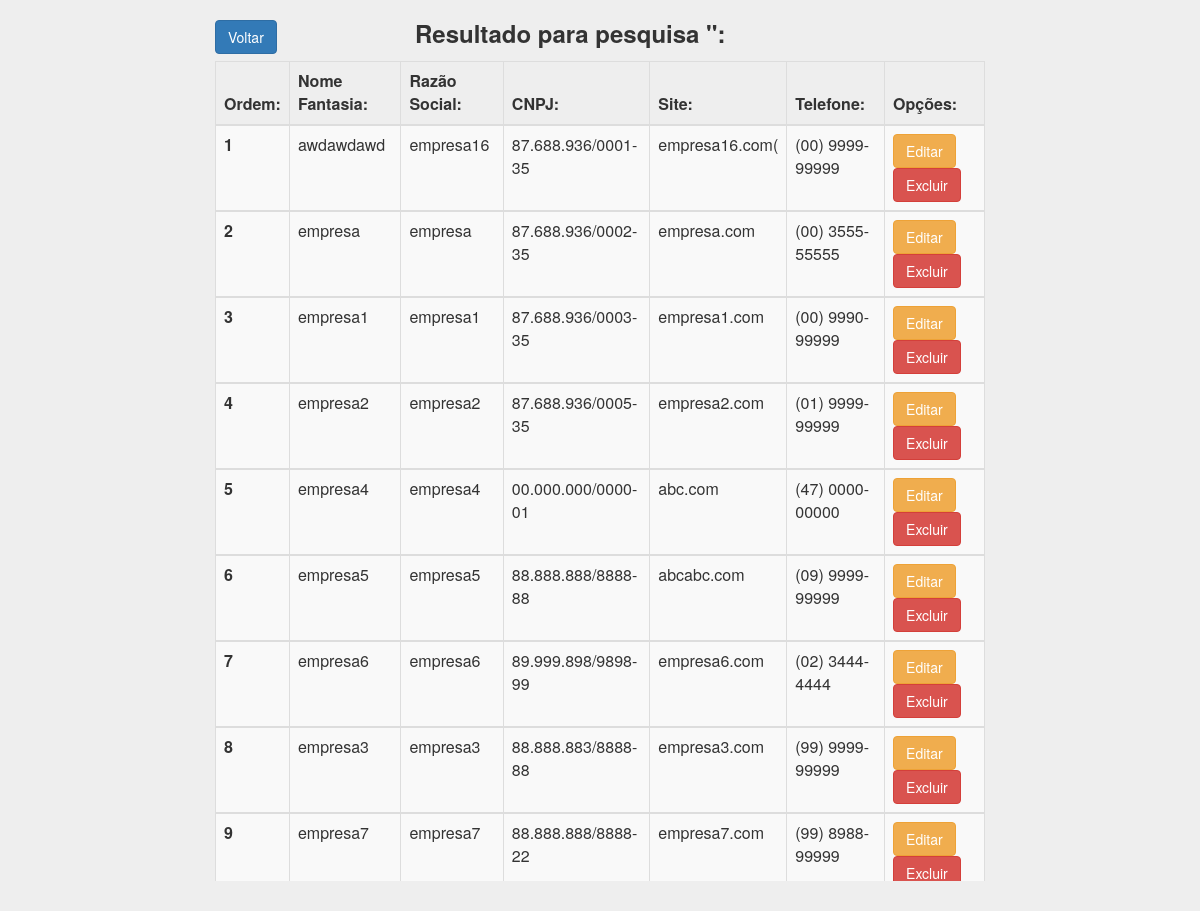
Screenshot of /pesquisa.php with the database file from the repository.
### tables this page shows
CREATE TABLE `empresas` (
  `idempresas` int(11) NOT NULL,
  `razaosocial` varchar(200) NOT NULL,
  `nomefantasia` varchar(200) NOT NULL,
  `site` varchar(200) NOT NULL,
  `cnpj` varchar(18) NOT NULL,
  `ddd` varchar(4) NOT NULL,
  `telefone` varchar(10) NOT NULL,
  `status` int(1) NOT NULL
);

### pesquisa.php (the view, shortened to what this page needs)
<html>
	<head>
		<link href="css/bootstrap.min.css" rel="stylesheet">
	</head>
	<body class='fundo'>
		<?php
		require('conexao.php');
		$pesquisa = $_GET['pesquisa'];
		echo"
		<div class='container-fluid'>
			<div class='row'>
				<div class='col-md-2'>
				</div>
				<div class='col-md-2'>
					<br/>
					<a href='index.php'><button type='button' class='btn btn-primary'>Voltar</button></a>
				</div>
				<div class='col-md-4'>
					<h3><label>Resultado para pesquisa '<i>$pesquisa</i>':</label></h3>
				</div>
				<div class='col-md-4'>
				</div>
			</div>
			<div class='row'>
				<div class='col-md-2'>
				</div>
				<div class='col-md-8 scroll'>";
					$tamanho = strlen($pesquisa);
					if(((!preg_match('/^[()-]+$/', $pesquisa)) == 1) and ($tamanho == 14 or $tamanho == 15)){
						$ddd = mb_substr($pesquisa, 0, 4);
						$telefone = mb_substr($pesquisa, -10);
						$pesquisa_empresa = "SELECT idempresas FROM empresas WHERE ddd = '$ddd' AND telefone = '$telefone' AND status = '0';";
					}
					elseif((((!preg_match('/^[-]+$/', $pesquisa)) == 1) and ($tamanho == 10 or $tamanho == 9))){
						$pesquisa_empresa = "SELECT idempresas FROM empresas WHERE telefone = '$pesquisa' AND status = '0';";
						}
					else{
						$pesquisa_empresa = "SELECT idempresas FROM empresas WHERE (razaosocial LIKE '%$pesquisa%' OR nomefantasia LIKE '%$pesquisa%' OR site LIKE '%$pesquisa%' OR cnpj LIKE '%$pesquisa%') AND status = '0';";
					}
					$executa_pesquisa_empresa = mysqli_query($conexao, $pesquisa_empresa);
					echo"
					<table class='table table-striped table-responsive table-bordered'>
						<thead>
							<tr>
								<th>
									Ordem:
								</th>
								<th>
									Nome Fantasia:
								</th>
								<th>
									Razão Social:
								</th>
								<th>
									CNPJ:
								</th>
								<th>
									Site:
								</th>
								<th>
									Telefone:
								</th>
								<th>
									Opções:
								</th>
							</tr>
						</thead>
						";
						$contador = 0;
						while($linha = mysqli_fetch_array($executa_pesquisa_empresa)){
							$idempresas = $linha['idempresas'];
							$pesquisa_empresas = "SELECT * FROM empresas WHERE idempresas = '$idempresas' AND status = '0' ORDER BY nomefantasia ASC;";
							$executa_pesquisa_empresas = mysqli_query($conexao, $pesquisa_empresas);
							while ($linha = mysqli_fetch_array($executa_pesquisa_empresas)){
								$razaosocial = $linha['razaosocial'];
								$nomefantasia = $linha['nomefantasia'];
								$site = $linha['site'];
								$cnpj = $linha['cnpj'];
								$ddd = $linha['ddd'];
								$telefone = $linha['telefone'];
								$numero = "$ddd $telefone";
								$contador = $contador + 1;
						echo"
						<tbody>
							<tr>
								<th>
									$contador
								</th>
								<td>
									$nomefantasia
								</td>
								<td>
									$razaosocial
								</td>
								<td>
									$cnpj
								</td>
								<td>
									$site
								</td>
								<td>
									$numero
								</td>
								<td>
									<a href='editar_empresa.php?idempresas=$idempresas'><button type='button' class='btn btn-warning'>Editar</button></a>
									<a href='confirma_excluir.php?idempresas=$idempresas'><button type='button' class='btn btn-danger'>Excluir</button></a>
								</td>
							</tr>
						</tbody>
						";
							}
						}
					?>
					</table>
				</div>
				<div class='col-md-2'>
				</div>
			</div>
		</div>
	</body>
</html>

### pesquisa.php (style rules this page uses)
div.scroll { height: 820px; overflow: auto; }
.fundo { background-color:#eee; }

### rows the page displays
empresas: nomefantasia "awdawdawd", razaosocial "empresa16", cnpj "87.688.936/0001-35", site "empresa16.com(", numero "(00) 9999-99999"
empresas: nomefantasia "empresa", razaosocial "empresa", cnpj "87.688.936/0002-35", site "empresa.com", numero "(00) 3555-55555"
empresas: nomefantasia "empresa1", razaosocial "empresa1", cnpj "87.688.936/0003-35", site "empresa1.com", numero "(00) 9990-99999"
empresas: nomefantasia "empresa2", razaosocial "empresa2", cnpj "87.688.936/0005-35", site "empresa2.com", numero "(01) 9999-99999"
empresas: nomefantasia "empresa4", razaosocial "empresa4", cnpj "00.000.000/0000-01", site "abc.com", numero "(47) 0000-00000"
empresas: nomefantasia "empresa5", razaosocial "empresa5", cnpj "88.888.888/8888-88", site "abcabc.com", numero "(09) 9999-99999"
empresas: nomefantasia "empresa6", razaosocial "empresa6", cnpj "89.999.898/9898-99", site "empresa6.com", numero "(02) 3444-4444"
empresas: nomefantasia "empresa3", razaosocial "empresa3", cnpj "88.888.883/8888-88", site "empresa3.com", numero "(99) 9999-99999"
empresas: nomefantasia "empresa7", razaosocial "empresa7", cnpj "88.888.888/8888-22", site "empresa7.com", numero "(99) 8988-99999"
